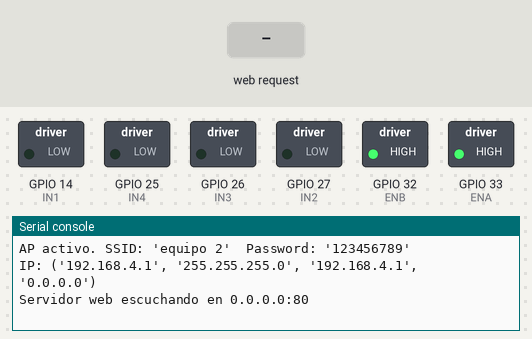
Bench run of a program on a simulated ESP32 board running MicroPython. Shown: switched loads named in the program (green lamp = pin HIGH), the last lines printed to the serial console. Inputs (shaded band) come from the test bench. The board's own WiFi access point starts at once; the clock reads 2024-03-15 10:24:30 at power-on unless the program sets it.

Above: at 1.2 s.
1.3 s: HTTP request GET /command received
At 2.1 s:
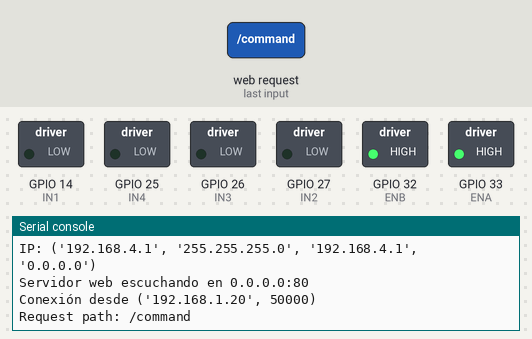
2.8 s: HTTP request GET /speed received
At 3.3 s:
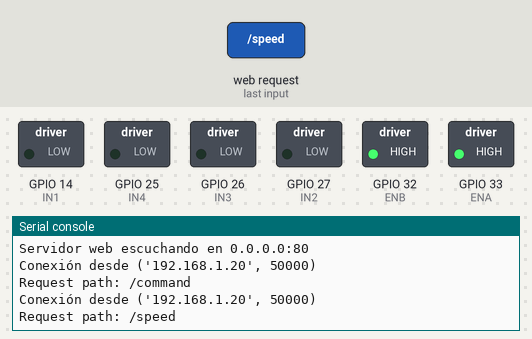
4.3 s: HTTP request GET /?cmd=forward received
At 5.6 s:
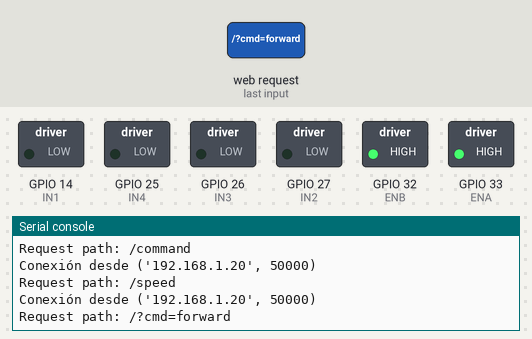

Measured:
- after the input at 1.3 s, the serial console: prints a new line at once (image 1)
- after the input at 2.8 s, the serial console: prints a new line at once (image 2)
- after the input at 4.3 s, the serial console: prints a new line at once (image 3)

The program:

carrito_Gomezjose.PY
```python
# main.py - ESP32 (MicroPython)
import network
import socket
import machine
import time
import gc

gc.collect()

# -----------------------------
# CONFIGURACIÓN DE PINES L298N
# -----------------------------
# Cambia los pines si lo deseas. Estos son seguros para ESP32.
IN1_PIN = 14  # Motor A
IN2_PIN = 27
IN3_PIN = 26  # Motor B
IN4_PIN = 25

# Pines ENA / ENB (opcional para PWM velocidad). Si tu módulo L298N tiene jumpers,
# puedes usarlos para habilitar. Si no los usas, deja los pines desconectados.
ENA_PIN = 33  # PWM para Motor A (OUT1/OUT2)
ENB_PIN = 32  # PWM para Motor B (OUT3/OUT4)

IN1 = machine.Pin(IN1_PIN, machine.Pin.OUT)
IN2 = machine.Pin(IN2_PIN, machine.Pin.OUT)
IN3 = machine.Pin(IN3_PIN, machine.Pin.OUT)
IN4 = machine.Pin(IN4_PIN, machine.Pin.OUT)

# PWM setup (frecuencia y duty range 0-1023)
try:
    ENA = machine.PWM(machine.Pin(ENA_PIN), freq=20000)
    ENB = machine.PWM(machine.Pin(ENB_PIN), freq=20000)
    # Velocidad por defecto (max): 1023
    DEFAULT_SPEED = 1023
    ENA.duty(DEFAULT_SPEED)
    ENB.duty(DEFAULT_SPEED)
    pwm_enabled = True
except Exception as e:
    print("PWM no inicializado (deshabilitado):", e)
    pwm_enabled = False

# Asegurar estado inicial: detenido
def stop():
    IN1.value(0)
    IN2.value(0)
    IN3.value(0)
    IN4.value(0)

stop()

# Movimientos básicos
def forward():
    IN1.value(1); IN2.value(0)
    IN3.value(1); IN4.value(0)

def backward():
    IN1.value(0); IN2.value(1)
    IN3.value(0); IN4.value(1)

def left():
    # Giro en punto: motor izquierdo al revés, derecho adelante
    IN1.value(0); IN2.value(1)
    IN3.value(1); IN4.value(0)

def right():
    # Giro en punto: motor izquierdo adelante, derecho al revés
    IN1.value(1); IN2.value(0)
    IN3.value(0); IN4.value(1)

# Ajuste de velocidad (0..1023) si PWM está disponible
def set_speed(value):
    if not pwm_enabled:
        return
    v = int(max(0, min(1023, value)))
    ENA.duty(v)
    ENB.duty(v)

# -----------------------------
# CONFIGURAR PUNTO DE ACCESO (AP)
# -----------------------------
ap = network.WLAN(network.AP_IF)
ap.active(True)
# Esperar hasta que esté activo
timeout = 5
t0 = time.time()
while not ap.active() and (time.time() - t0) < timeout:
    time.sleep(0.1)

# Configurar SSID/pass
ap.config(essid="equipo 2", password="123456789", authmode=3)  # WPA2
ip_info = ap.ifconfig()
print("AP activo. SSID: 'equipo 2'  Password: '123456789'")
print("IP:", ip_info)

# ----------------------------------
# PÁGINA WEB HTML
# ----------------------------------
html = """<!DOCTYPE html>
<html>
<head>
<meta charset="utf-8">
<title>Control de Carrito</title>
<style>
body { background:#222; color:white; text-align:center; font-family:Arial; }
button { width:140px; height:55px; margin:10px; font-size:18px; border:none; border-radius:8px; cursor:pointer; }
.fwd { background:#4CAF50; }
.bwd { background:#E91E63; }
.left { background:#2196F3; }
.right { background:#FF9800; }
.stop { background:#9E9E9E; }
.range { width:300px; }
.footer { margin-top:20px; color:#bbb; font-size:12px; }
</style>
</head>
<body>
<h1>Control del Carrito</h1>
<h3>ESP32 + L298N</h3>

<form action="/command" method="get">
<button class="fwd" name="cmd" value="forward">Adelante</button><br>
<button class="left" name="cmd" value="left">Izquierda</button>
<button class="right" name="cmd" value="right">Derecha</button><br>
<button class="bwd" name="cmd" value="backward">Atrás</button><br>
<button class="stop" name="cmd" value="stop">Detener</button>
</form>

<br>
<form action="/speed" method="get">
<label>Velocidad (0-1023):</label><br>
<input class="range" type="range" min="0" max="1023" name="v" value="1023" oninput="out.value=v">
<output name="out">1023</output><br>
<button type="submit">Ajustar velocidad</button>
</form>

<div class="footer">Conéctate al WiFi <b>equipo 2</b> (clave <b>123456789</b>) y abre http://192.168.4.1</div>
</body>
</html>
"""

# ----------------------------------
# SERVIDOR WEB SIMPLE
# ----------------------------------
addr = ('0.0.0.0', 80)
s = socket.socket(socket.AF_INET, socket.SOCK_STREAM)
s.setsockopt(socket.SOL_SOCKET, socket.SO_REUSEADDR, 1)
s.bind(addr)
s.listen(5)
s.settimeout(None)
print("Servidor web escuchando en 0.0.0.0:80")

def handle_request(conn):
    try:
        request = conn.recv(2048)  # leer petición
        if not request:
            return
        request = request.decode('utf-8', 'ignore')
        # Extraer la primera línea
        first_line = request.split('\r\n')[0]
        parts = first_line.split()
        path = '/'
        if len(parts) >= 2:
            path = parts[1]
        print("Request path:", path)

        # Rutas simples
        if path.startswith('/command'):
            # parsear parámetros (very simple)
            # ejemplo: /command?cmd=forward
            if 'cmd=forward' in path:
                forward()
            elif 'cmd=backward' in path:
                backward()
            elif 'cmd=left' in path:
                left()
            elif 'cmd=right' in path:
                right()
            elif 'cmd=stop' in path:
                stop()

        elif path.startswith('/speed'):
            # ejemplo: /speed?v=800
            # extraer valor v=
            try:
                if 'v=' in path:
                    idx = path.find('v=')
                    v_str = path[idx+2:]
                    # si hay & u otros params, quedar sólo con números
                    v_str = v_str.split('&')[0]
                    v = int(v_str)
                    set_speed(v)
                    print("Nueva velocidad:", v)
            except Exception as e:
                print("Error parseando velocidad:", e)

        # Responder la página principal siempre
        html_bytes = html.encode('utf-8')
        header = "HTTP/1.1 200 OK\r\nContent-Type: text/html; charset=utf-8\r\nContent-Length: {}\r\nConnection: close\r\n\r\n".format(len(html_bytes))
        conn.sendall(header.encode('utf-8'))
        conn.sendall(html_bytes)
    except Exception as e:
        print("Error manejando petición:", e)
    finally:
        try:
            conn.close()
        except:
            pass

# Bucle principal
try:
    while True:
        conn, addr = s.accept()
        print("Conexión desde", addr)
        handle_request(conn)
        # limpieza de memoria
        gc.collect()
except KeyboardInterrupt:
    print("Deteniendo servidor...")
finally:
    s.close()
    ap.active(False)
    print("AP desactivado")
```
